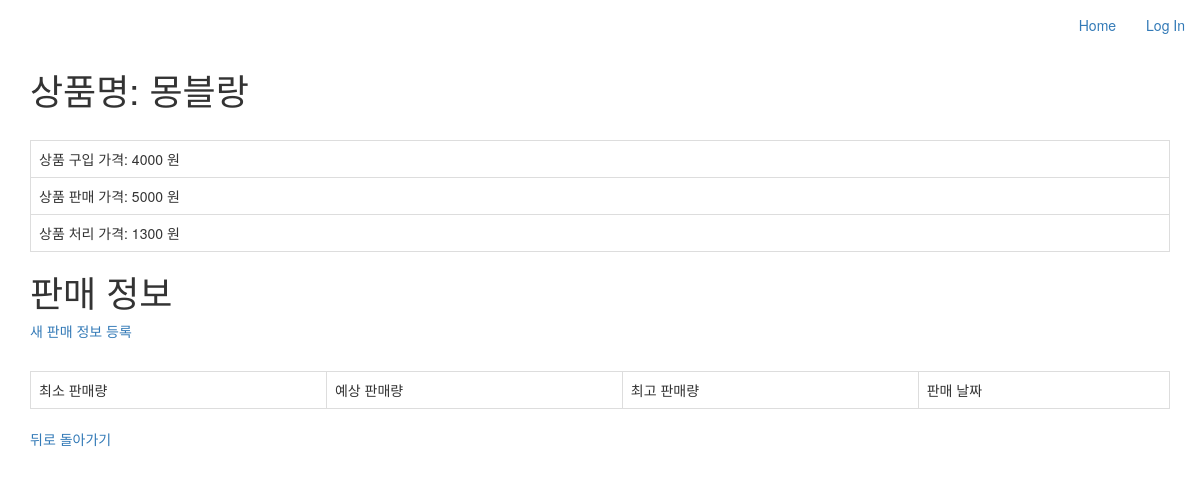
/product/5/, run on the app's committed database.
### manager/models.py (models this page shows, shortened)
class Product(models.Model):
    user = models.ForeignKey(User)
    productName = models.CharField(max_length = 30)
    buyCost = models.IntegerField(default = 0)
    sellCost = models.IntegerField(default = 0)
    salvageCost = models.IntegerField(default = 0)
    created_at = models.DateTimeField(auto_now_add=True)
    updated_at = models.DateTimeField(auto_now=True)

### manager/views.py (the view)
# urls.py: url(r'^product/(?P<pk>\d+)/$', views.product_detail, name='product_detail'),  #Product Detail
def product_detail(request, pk):
    product = Product.objects.get(pk=pk)
    return render(request, 'product/detail.html', {
        'product': product,
    })

### manager/templates/product/detail.html (shortened to what this page needs)
{% extends "base.html" %}
{% block content %}
<h1>상품명: {{ product.productName }}</h1>
<table class="table table-hover table-bordered" style="margin-top: 30px;">
	<tbody>
		<tr>
			<td>상품 구입 가격: {{ product.buyCost }} 원</td>
		</tr>
		<tr>
			<td>상품 판매 가격: {{ product.sellCost }} 원</td>
		</tr>
		<tr>
			<td>상품 처리 가격: {{ product.salvageCost }} 원</td>
		</tr>
	</tbody>
</table>
<h1>판매 정보</h1>
<table class="table table-hover table-bordered" style="margin-top: 30px;">
	<a href="/product/{{product.id}}/sale/new">새 판매 정보 등록</a>
	<tbody>
		<tr>
			<td>최소 판매량</td>
			<td>예상 판매량</td>
			<td>최고 판매량</td>
			<td>판매 날짜</td>
		</tr>
	</tbody>
</table>
<a href="/product/list">뒤로 돌아가기</a>
{% endblock %}

### data on the page
Product: productName "몽블랑", buyCost "4000", sellCost "5000", salvageCost "1300"
